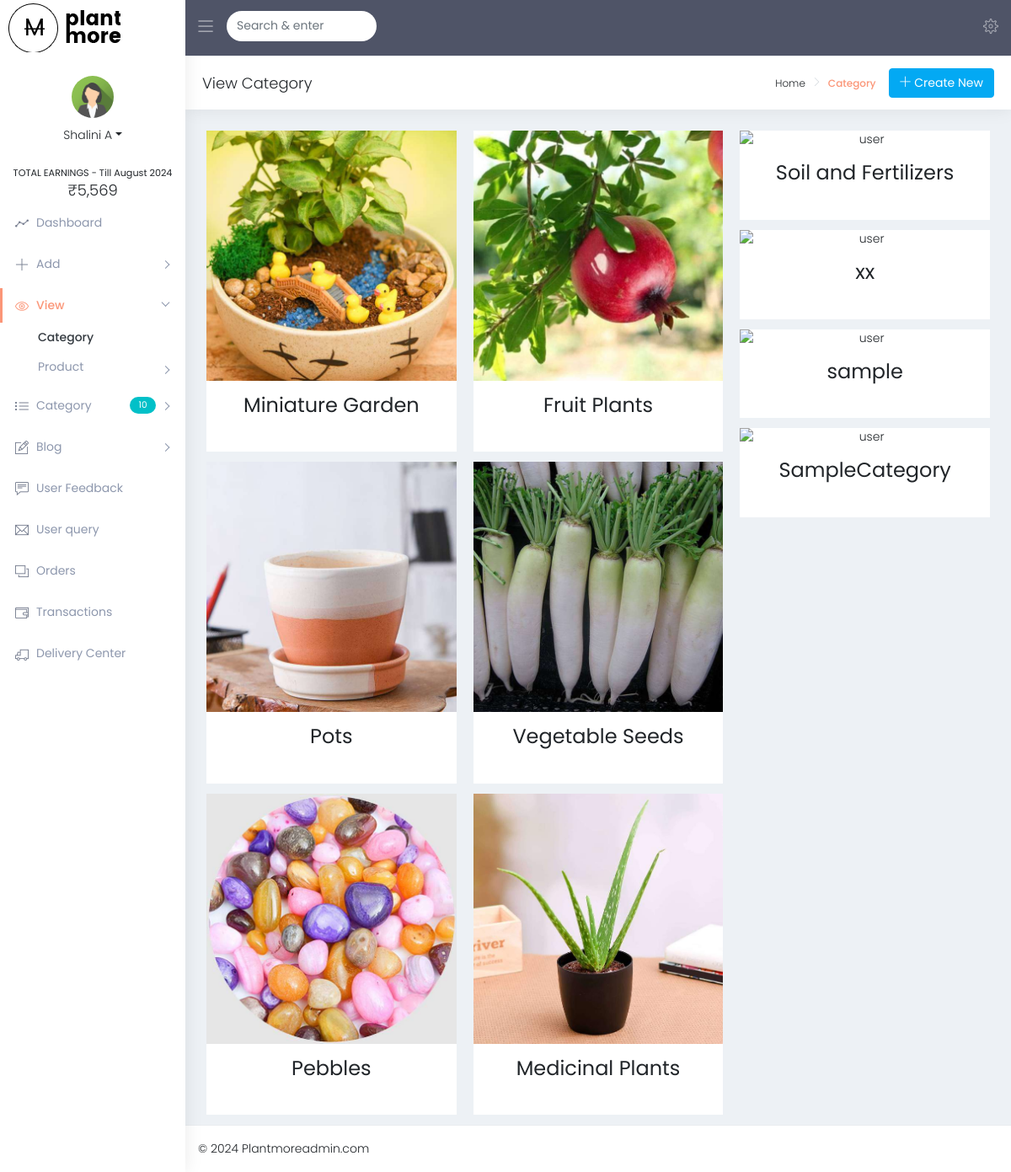
Screenshot of /admin/category_view.php (signed in) with the database file from the repository.
### tables this page shows
CREATE TABLE `tbl_category` (
  `id` int(11) NOT NULL,
  `category_name` varchar(50) NOT NULL,
  `image` text NOT NULL,
  `status` int(1) NOT NULL COMMENT '0-inactive\r\n1-active'
);

### assets/libs/class.database.php (called while the page is built, shortened)
<?php
	class MySQLDatabase{
		private $connection;
		public function open_connection(){
			$this->connection = mysqli_connect( DB_SERVER, DB_USER, DB_PASS, DB_NAME);
			if (function_exists('mysqli_set_charset'))
				mysqli_set_charset($this->connection, 'utf8');
			else
				mysqli_query($this->connection, 'SET NAMES utf8');
		}
		public function query( $sql="" ){
			$result = mysqli_query( $this->connection, $sql);
			return $result;
		}
		public function fetch_array( $result ){
			return mysqli_fetch_array( $result );
		}
	}
	$database = new MySQLDatabase();
?>

### admin/category_view.php (the view, shortened to what this page needs)
<?php
include_once '../assets/libs/class.database.php';
global $database, $db;if(!isset($_SESSION['admin_id']))
{
    header('Location: login.php');
}
?>
<!DOCTYPE html>
<html lang="en">
<head>
    <link href="assets/node_modules/Magnific-Popup-master/dist/magnific-popup.css" rel="stylesheet">
    <link href="dist/css/style.min.css" rel="stylesheet">
    <link href="dist/css/pages/user-card.css" rel="stylesheet">
    <link href="assets/node_modules/sweetalert2/dist/sweetalert2.min.css" rel="stylesheet">
</head>
<body class="skin-default fixed-layout">
    <div id="main-wrapper">
         <?php include('includes/header.php') ?>
        <?php include('includes/side-bar.php') ?>
        <div class="page-wrapper">
            <div class="container-fluid">
                <div class="row page-titles">
                    <div class="col-md-5 align-self-center">
                        <h4 class="text-themecolor">View Category</h4>
                    </div>
                    <div class="col-md-7 align-self-center text-right">
                        <div class="d-flex justify-content-end align-items-center">
                            <ol class="breadcrumb">
                                <li class="breadcrumb-item"><a href="index.php">Home</a></li>
                                <li class="breadcrumb-item active">Category</li>
                            </ol>
                            <a href="category_add_edit.php">
                            <button type="button" class="btn btn-info d-none d-lg-block m-l-15"><i class="ti-plus"></i> Create New</button>
                            </a>
                        </div>
                    </div>
                </div>
                <div class="card-columns el-element-overlay">
                    <?php
                    $sel="SELECT * from `".TBL_CATEGORY."` WHERE `status` != 2";
                    $result = $database->query($sel);
                    $j=1;
                    while($row = $database->fetch_array($result))
                    {
                    ?>
                    <div class="card">
                        <div class="el-card-item">
                            <div class="el-card-avatar el-overlay-1">
                            </div>
                            <div class="el-card-content">
                                <h3 class="box-title"><b><a href="product_view.php?id=<?php echo $row['id'] ?>"><?php echo $row['category_name'] ?></a></b></h3>
                                <br/> </div>
                        </div>
                    </div>
                    <?php $j++; } ?>
                </div>
            </div>
        </div>
        <?php include('includes/footer.php') ?>
    </div>
</body>
</html>

### admin/includes/side-bar.php (shortened to what this page needs)
<?php
include_once '..//assets/libs/class.database.php';
global $database, $db;
?>
<aside class="left-sidebar">
            <div class="scroll-sidebar">
                <div class="user-profile">
                    <div class="user-pro-body">
                            <?php
                            $sql01="SELECT name,image from `".TBL_ADMIN."` WHERE id='".$_SESSION['admin_id']."' ";
                            $result01 = $database->query($sql01);
                            $row01 = $database->fetch_array($result01);
                            ?>
                        <div><img src="uploads/<?php echo $row01['image'] ?>" alt="user-img" class="img-circle"></div>
                        <div class="dropdown">
                            <a href="javascript:void(0)" class="dropdown-toggle u-dropdown link hide-menu" data-toggle="dropdown" role="button" aria-haspopup="true" aria-expanded="false"><?php echo $row01[0] ?><span class="caret"></span></a>
                        </div>
                    </div>
                </div>
                <nav class="sidebar-nav">
                    <ul id="sidebarnav">
                        <li>
                            <div class="hide-menu text-center">
                                <?php
                                $sql1="SELECT SUM(total_amount) from `".TBL_TRANSACTION."`";
                                $result1 = $database->query($sql1);
                                $row1 = $database->fetch_array($result1);
                                ?>
                                <small>TOTAL EARNINGS - Till <?php echo date('F') ?> <?php echo date('Y') ?></small>
                                <h4>&#8377;<?php echo number_format($row1[0]) ?></h4>
                            </div>
                        </li>
                        <li> <a class="waves-effect waves-dark" href="index.php" aria-expanded="false"><i class="icon-graph"></i><span class="hide-menu">Dashboard</span></a></li>
                        <li> <a class="has-arrow waves-effect waves-dark" href="javascript:void(0)" aria-expanded="false"><i class="ti-plus"></i><span class="hide-menu">Add</span></a>
                        </li>
                        <li> <a class="has-arrow waves-effect waves-dark" href="javascript:void(0)" aria-expanded="false"><i class="ti-eye"></i><span class="hide-menu">View</span></a>
                            <ul aria-expanded="false" class="collapse">
                                <li><a href="category_view.php">Category</a></li>
                                <li><a href="javascript:void(0)" class="has-arrow waves-effect waves-dark" aria-expanded="false">Product</a>
                                </li>
                            </ul>
                        <li> <a class="has-arrow waves-effect waves-dark" href="javascript:void(0)" aria-expanded="false"><i class="icon-list"></i><span class="hide-menu">Category</span><span class="badge badge-pill badge-cyan ml-auto"><?php $sql="SELECT COUNT(*) FROM `".TBL_CATEGORY."` "; $result1 = $database->query($sql); $row1=$database->fetch_array($result1); echo $row1[0] ?></span></span></a>
                        </li>
                        <li> <a class="has-arrow waves-effect waves-dark" href="javascript:void(0)" aria-expanded="false"><i class="ti-pencil-alt"></i><span class="hide-menu">Blog</span></a>
                        </li>
                        <li> <a class="waves-effect waves-dark" href="user_feedback.php" aria-expanded="false"><i class="ti-comment-alt"></i><span class="hide-menu">User Feedback</span></a></li>
                        <li> <a class="waves-effect waves-dark" href="user_query.php" aria-expanded="false"><i class="ti-email"></i><span class="hide-menu">User query</span></a></li>
                        <li> <a class="waves-effect waves-dark" href="order_add_edit.php" aria-expanded="false"><i class="ti-layers"></i><span class="hide-menu">Orders</span></a></li>
                        <li> <a class="waves-effect waves-dark" href="transaction_add_edit.php" aria-expanded="false"><i class="ti-wallet"></i><span class="hide-menu">Transactions</span></a></li>
                        <li> <a class="waves-effect waves-dark" href="delivery_center.php" aria-expanded="false"><i class="ti-truck"></i><span class="hide-menu">Delivery Center</span></a></li>
                </nav>
            </div>
        </aside>

### rows the page displays
tbl_category: category_name "Miniature Garden"
tbl_category: category_name "Pots"
tbl_category: category_name "Pebbles"
tbl_category: category_name "Fruit Plants"
tbl_category: category_name "Vegetable Seeds"
tbl_category: category_name "Medicinal Plants"
tbl_category: category_name "Soil and Fertilizers"
tbl_category: category_name "xx"
tbl_category: category_name "sample"
tbl_category: category_name "SampleCategory"

### other values shown
$row01[0] "Shalini A"
$row1[0] "5,569"
$row1[0] "10"
